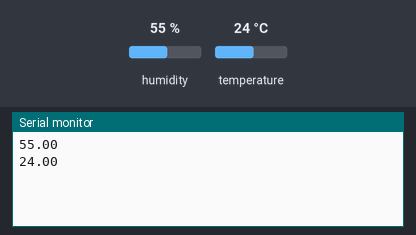
A sketch run on a simulated ESP8266 (NodeMCU). Parts: the last lines printed to the serial monitor. The test bench sets the inputs (shaded band); at power-on: humidity 55 %, temperature 24 °C. WiFi joins after 1.5 s; servers stay silent unless stated.

Above: at 18.0 s.
18.1 s: humidity set to 22 %
At 21.5 s:
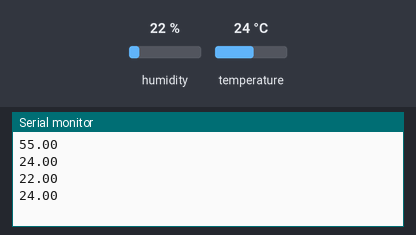
33.3 s: temperature set to 12 °C
At 42.1 s:
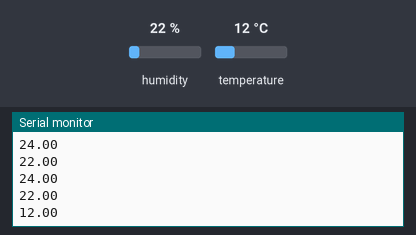
48.5 s: humidity set to 40 %
At 61.5 s:
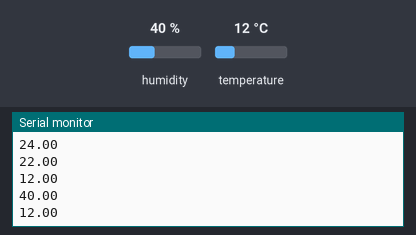
Timing chart, 0 to 63.0 s (numbered marks = the images above; inputs shaded):
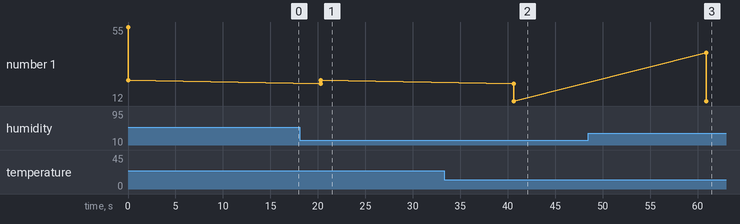

The sketch:

DHT11_THINGSPEAK_NODEMCU.ino
```cpp
#include <WiFiClient.h>;
#include <ESP8266WiFi.h>;
#include <ThingSpeak.h>;
#include <DHTesp.h>;
#include <stdlib.h>;


#define DHTpin D3
const char ssid[] = "Codermaker";   // your network SSID (name)
const char pass[] = "babi1pal";   // your network password

  DHTesp dht;
  WiFiClient  client;
unsigned long myChannelNumber =1387827;
const char * myWriteAPIKey = "2QVR2FRX38758GN3";

void setup()
{
  Serial.begin(115200);
  dht.setup(DHTpin,DHTesp::DHT11);
  WiFi.begin(ssid,pass);
  ThingSpeak.begin(client);  // Initialize ThingSpeak
}

void loop()
{

  float h = dht.getHumidity();
  float t = dht.getTemperature();

// set the fields with the values


 Serial.println(h);
 Serial.println(t);

  ThingSpeak.setField(1, h);
  ThingSpeak.setField(2, t);


  ThingSpeak.writeFields(myChannelNumber, myWriteAPIKey);

  delay(20000); // Wait 20 seconds to update the channel again

}
```

Measured:
- after the input at 18.1 s, the serial monitor: prints a new line after 2.2 s (image 1)
- after the input at 33.3 s, the serial monitor: prints a new line after 7.3 s (image 2)
- after the input at 48.5 s, the serial monitor: prints a new line after 12.4 s (image 3)
- plotted number 1: 24 → 12 after the input at 33.3 s
